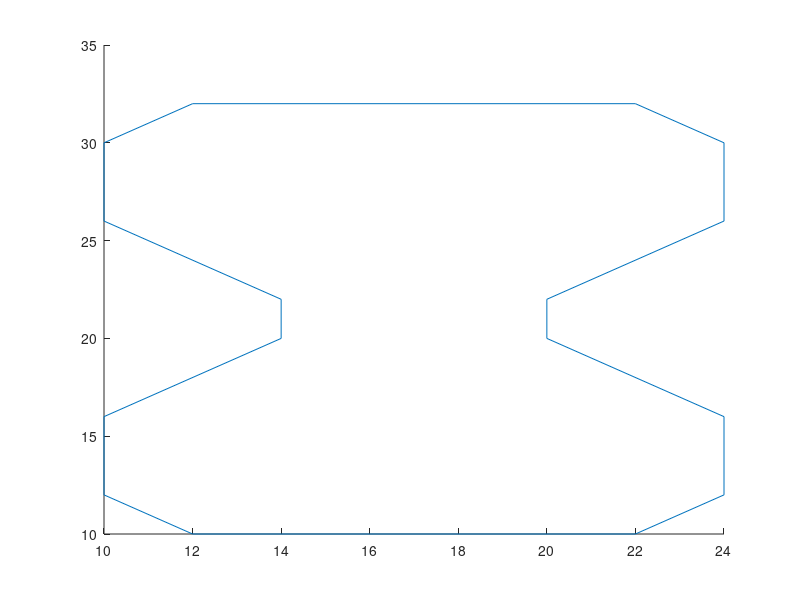

The MATLAB script that drew this image:
clear;clc;
% ---------------------------- Track Dims -------------------------------
x1=10;x2=12;x3=13;x4=14;x5=16;x6=18;x7=20;x8=21;x9=22;x10=24;
y1=10;y2=12;y3=13;y4=15;y5=16;y6=19;y7=20;y8=22;y9=23;y10=26;y11=27;
y12=29;y13=30;y14=32;

% ---------------------------- Track Lines -----------------------------
xx = [x1 x1 x4 x4 x1 x1 x2 x9 x10 x10 x7 x7 x10 x10 x9 x2 x1]
yy = [y2 y5 y7 y8 y10 y13 y14 y14 y13 y10 y8 y7 y5 y2 y1 y1 y2]

for i = 1:16
    tx(i,:) = [xx(i) xx(i+1)]
    ty(i,:) = [yy(i) yy(i+1)]
end

% Plot track
th = zeros(16);
for it = 1:16
    th(it) = line(tx(it,:),ty(it,:)); hold on;
end